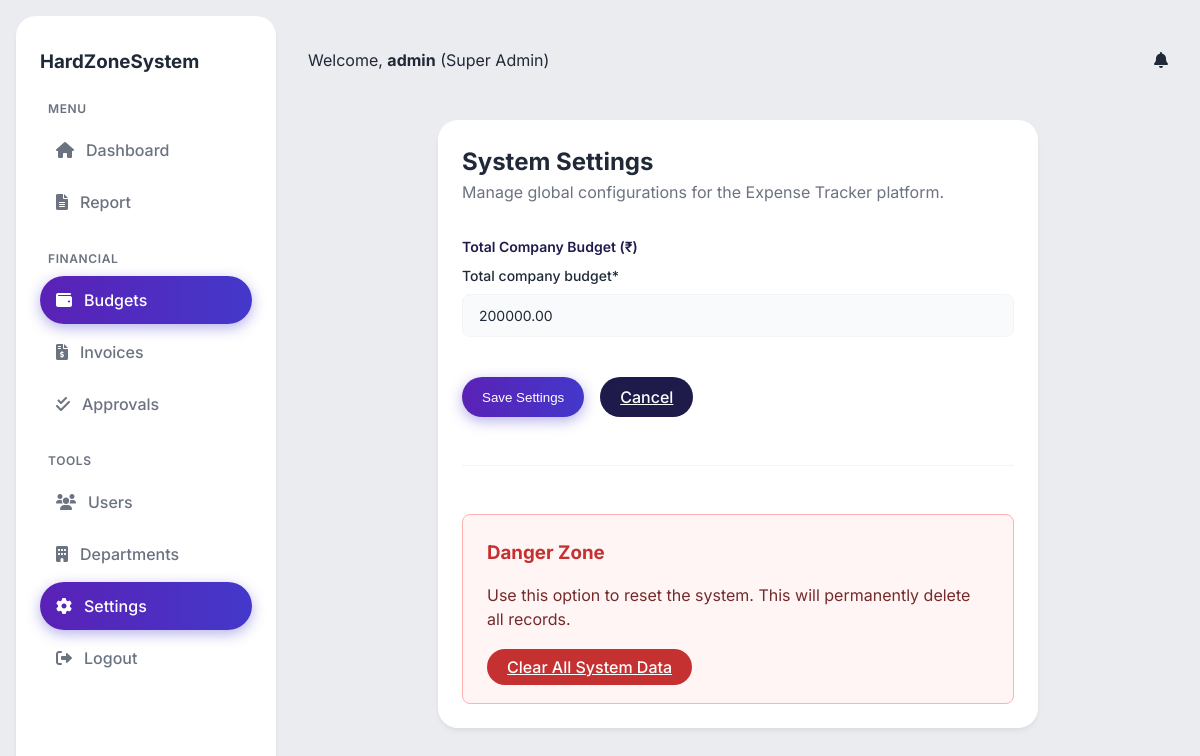
Screenshot of /budgets/settings/ (signed in) with the database file from the repository.
### users/models.py (models this page shows, shortened)
class CustomUser(AbstractUser):
    ROLE_CHOICES = (
        ('ADMIN', 'Super Admin'),
        ('MANAGER', 'Manager'),
        ('EMPLOYEE', 'Employee'),
    )
    role = models.CharField(max_length=20, choices=ROLE_CHOICES, default='EMPLOYEE')
    department = models.ForeignKey('budgets.Department', on_delete=models.SET_NULL, null=True, blank=True, related_name='members')
    manager = models.ForeignKey('self', on_delete=models.SET_NULL, null=True, blank=True, related_name='subordinates')
    status = models.BooleanField(default=True) # True for Active, False for Inactive

### budgets/models.py (models this page shows, shortened)
class CompanySettings(models.Model):
    total_company_budget = models.DecimalField(max_digits=12, decimal_places=2, default=0.00)
    class Meta:
        verbose_name_plural = "Company Settings"

### budgets/views.py (the view)
# urls.py: path('settings/', views.company_settings, name='company_settings'),
@admin_required
def company_settings(request):
    from django.db.utils import OperationalError
    from django.db import connection
    try:
        settings, created = CompanySettings.objects.get_or_create(pk=1)
    except OperationalError:
        with connection.cursor() as cursor:
            cursor.execute('CREATE TABLE IF NOT EXISTS "budgets_companysettings" ("id" integer NOT NULL PRIMARY KEY AUTOINCREMENT, "total_company_budget" decimal NOT NULL)')
        settings, created = CompanySettings.objects.get_or_create(pk=1)
    if request.method == 'POST':
        form = CompanySettingsForm(request.POST, instance=settings)
        if form.is_valid():
            form.save()
            messages.success(request, "Company settings updated successfully.")
            return redirect('dashboard')
    else:
        form = CompanySettingsForm(instance=settings)
    return render(request, 'budgets/company_settings.html', {'form': form})

### budgets/views.py
class CompanySettingsForm(forms.ModelForm):
    class Meta:
        model = CompanySettings
        fields = ['total_company_budget']

### budgets/views.py (called while the page is built)
def admin_required(function):
    return user_passes_test(lambda u: u.is_authenticated and u.role == 'ADMIN')(function)

### templates/budgets/company_settings.html (shortened to what this page needs)
{% extends 'base.html' %}
{% load crispy_forms_tags %}
{% block content %}
<div class="card" style="max-width: 600px; margin: 0 auto;">
    <h2>System Settings</h2>
    <p style="color: var(--text-muted); margin-bottom: 2rem;">Manage global configurations for the Expense Tracker platform.</p>
    <form method="post">
        <div style="margin-bottom: 2rem;">
            <label style="display: block; font-weight: 600; color: var(--secondary-color); margin-bottom: 0.5rem;">Total Company Budget (₹)</label>
            {{ form.total_company_budget|as_crispy_field }}
        </div>
        <div style="margin-top: 2rem; display: flex; gap: 1rem;">
            <button type="submit" class="btn btn-primary">Save Settings</button>
            <a href="{% url 'dashboard' %}" class="btn" style="background: var(--secondary-color); color: white;">Cancel</a>
        </div>
    </form>
    <hr style="margin: 3rem 0; border: none; border-top: 1px solid var(--border-color);">
    <div style="background: #fff5f5; border: 1px solid #feb2b2; padding: 1.5rem; border-radius: 0.5rem;">
        <h3 style="color: #c53030; margin-bottom: 1rem;">Danger Zone</h3>
        <p style="color: #742a2a; margin-bottom: 1.5rem;">Use this option to reset the system. This will permanently delete all records.</p>
        <a href="{% url 'clear_all_data' %}" class="btn" style="background: #c53030; color: white;">Clear All System Data</a>
    </div>
</div>
{% endblock %}

### templates/base.html (shortened to what this page needs)
<!DOCTYPE html>
<html lang="en">
<head>
    {% load static %}
    <link rel="stylesheet" href="{% static 'css/style.css' %}">
    <link rel="stylesheet" href="https://cdnjs.cloudflare.com/ajax/libs/font-awesome/6.0.0/css/all.min.css">
</head>
<body>
    <div class="dashboard-container">
        {% if user.is_authenticated %}
        <aside class="sidebar">
            <h3>HardZoneSystem</h3>
            <ul class="nav-links">
                <li><span class="menu-group">Menu</span></li>
                <li><a href="{% url 'dashboard' %}"
                        class="{% if request.resolver_match.url_name == 'dashboard' %}active{% endif %}">
                        <i class="fas fa-home"></i> <span>Dashboard</span></a></li>
                <li><a href="{% url 'export_report_excel' %}"><i class="fas fa-file-alt"></i> <span>Report</span></a></li>
                <li><span class="menu-group">Financial</span></li>
                <li><a href="{% url 'budget_list' %}" class="{% if 'budgets' in request.path %}active{% endif %}">
                        <i class="fas fa-wallet"></i> <span>Budgets</span></a></li>
                <li><a href="{% url 'expense_list' %}" class="{% if 'expenses' in request.path %}active{% endif %}">
                        <i class="fas fa-file-invoice-dollar"></i> <span>Invoices</span></a></li>
                {% if user.role != 'EMPLOYEE' %}
                <li><a href="{% url 'approval_list' %}" class="{% if 'approvals' in request.path %}active{% endif %}">
                        <i class="fas fa-check-double"></i> <span>Approvals</span></a></li>
                {% endif %}
                <li><span class="menu-group">Tools</span></li>
                {% if user.role == 'ADMIN' %}
                <li><a href="{% url 'user_list' %}" class="{% if 'users' in request.path %}active{% endif %}">
                        <i class="fas fa-users"></i> <span>Users</span></a></li>
                <li><a href="{% url 'department_list' %}"
                        class="{% if 'departments' in request.path %}active{% endif %}">
                        <i class="fas fa-building"></i> <span>Departments</span></a></li>
                <li><a href="{% url 'company_settings' %}" class="{% if 'settings' in request.path %}active{% endif %}">
                        <i class="fas fa-cog"></i> <span>Settings</span></a></li>
                {% endif %}
                <li><a href="{% url 'logout' %}"><i class="fas fa-sign-out-alt"></i> <span>Logout</span></a></li>
            </ul>
        </aside>
        {% endif %}
        <main class="main-content">
            {% if user.is_authenticated %}
            <header class="top-nav">
                <div class="user-info">
                    Welcome, <strong>{{ user.username }}</strong> ({{ user.get_role_display }})
                </div>
                <div class="notifications">
                    <i class="fas fa-bell"></i>
                </div>
            </header>
            {% endif %}
            {% block content %}
            {% endblock %}
        </main>
    </div>
</body>
</html>

### static/css/style.css (style rules this page uses)
:root { --primary-color: #4338ca; --primary-hover: #3730a3; --secondary-color: #1e1b4b; --bg-main: #ebecf0; --bg-card: #ffffff; --bg-sidebar: #ffffff; --text-main: #1f2937; --text-muted: #6b7280; --border-color: #f3f4f6; --success: #10b981; --success-bg: #d1fae5; --danger: #ef4444; --danger-bg: #fee2e2; --warning: #f59e0b; }
* { margin: 0; padding: 0; box-sizing: border-box; }
body { font-family: 'Inter', sans-serif; background-color: var(--bg-main); color: var(--text-main); line-height: 1.5; }
.dashboard-container { display: flex; min-height: 100vh; }
.sidebar { width: 260px; background-color: var(--bg-sidebar); color: var(--text-main); padding: 2rem 1.5rem; margin: 1rem 0 1rem 1rem; border-radius: 20px; transition: all 0.3s; box-shadow: 0 4px 6px -1px rgba(0, 0, 0, 0.05), 0 2px 4px -1px rgba(0, 0, 0, 0.03); }
.nav-links { list-style: none; }
.nav-links li { margin-bottom: 0.25rem; }
.nav-links li span.menu-group { display: block; font-size: 0.75rem; text-transform: uppercase; color: var(--text-muted); margin: 1.5rem 0 0.5rem 0.5rem; letter-spacing: 0.05em; font-weight: 600; }
.nav-links a { color: var(--text-muted); text-decoration: none; padding: 0.75rem 1rem; display: flex; align-items: center; gap: 0.75rem; border-radius: 9999px; transition: all 0.2s; font-weight: 500; }
.nav-links a.active { background: linear-gradient(90deg, #5b21b6 0%, #4338ca 100%); color: white; box-shadow: 0 4px 14px 0 rgba(67, 56, 202, 0.39); }
.main-content { flex: 1; padding: 2rem; }
.top-nav { display: flex; justify-content: space-between; align-items: center; margin-bottom: 2rem; background: transparent; padding: 1rem 0; }
.card { background: var(--bg-card); border-radius: 20px; padding: 1.5rem; box-shadow: 0 4px 6px -1px rgba(0, 0, 0, 0.05), 0 2px 4px -1px rgba(0, 0, 0, 0.03); margin-bottom: 1.5rem; border: none; }
.btn { padding: 0.5rem 1.25rem; border-radius: 9999px; font-weight: 500; cursor: pointer; border: none; transition: all 0.2s; }
.btn-primary { background: linear-gradient(90deg, #5b21b6 0%, #4338ca 100%); color: white; box-shadow: 0 4px 14px 0 rgba(67, 56, 202, 0.39); }
input[type="text"], input[type="password"], input[type="email"], input[type="number"], input[type="date"], select, textarea { width: 100%; padding: 0.75rem 1rem; border: 1px solid var(--border-color); border-radius: 0.5rem; background-color: #f9fafb; color: var(--text-main); font-size: 0.875rem; transition: all 0.2s; outline: none; font-family: inherit; margin-bottom: 0.5rem; }
label { display: block; margin-bottom: 0.5rem; font-weight: 500; color: var(--text-main); font-size: 0.875rem; }

### rows the page displays
CustomUser: username "admin", role "Super Admin"
CompanySettings: total_company_budget "200000.00"
